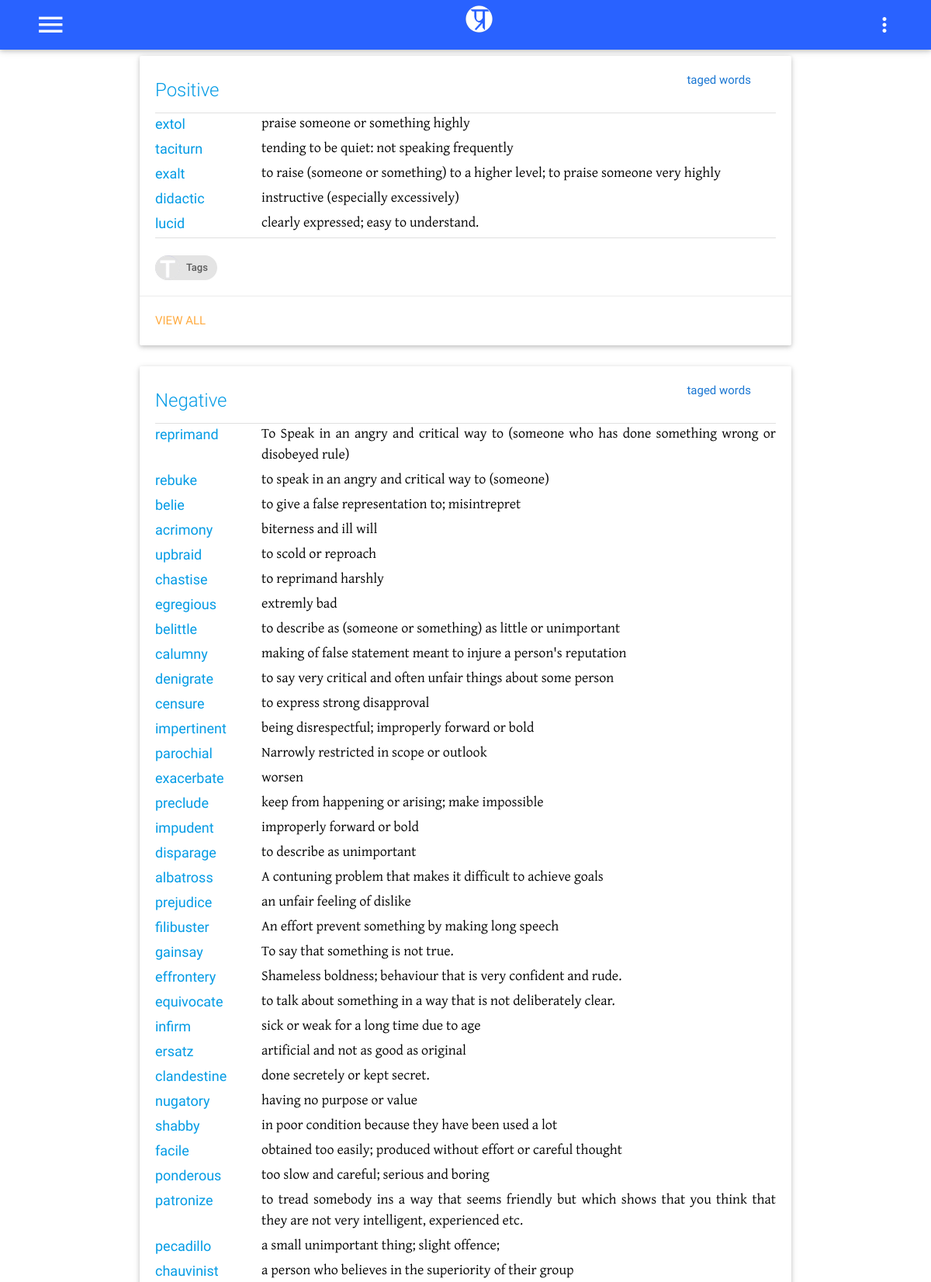
/gre/tag/ (upper part), run on the app's committed database.
### gre/models.py (models this page shows, shortened)
class Tag(models.Model):
    tagname = models.CharField(max_length=200,unique=True)

class Vocab(models.Model):
    word = models.CharField(max_length=25,unique=True)
    meaning = models.CharField(max_length=250)
    sentences = models.TextField();
    createdate = models.DateTimeField(auto_now_add=True)
    updatedate = models.DateTimeField(auto_now=True)
    category = models.ManyToManyField('Tag',blank=False)
    source = models.ManyToManyField('Source',blank=False)
    synonym = models.ManyToManyField('Vocab',  blank=True, related_name="%(app_label)s_%(class)s_related_synonym")
    antonym = models.ManyToManyField('Vocab',  blank=True, related_name="%(app_label)s_%(class)s_related_antonym")
    seealso = models.ManyToManyField('Vocab',  blank=True, related_name="%(app_label)s_%(class)s_related_see_also" )

### gre/views.py (the view)
class GreAllTag(View):
    def get(self,request):
        template = loader.get_template('gre/alltags.html')
        alltags = Tag.objects.all()
        tagvocab = {}
        for tag in alltags:
            allwords = Vocab.objects.filter(category = tag.id)
            tagvocab[tag.tagname] = allwords
        context = {
            'tagvocab' : tagvocab
        }
        return HttpResponse(template.render(context, request))

### gre/templates/gre/alltags.html (shortened to what this page needs)
{%extends "base.html" %}
{%load staticfiles %}
{%block bodycontent %}
<div class="container">
{% for tag,vocabs in tagvocab.items %}
<div class="row">
    <div class="col l12 s12 m12">
      <div class="card">
        <div class="card-content black-text">
          <div class="row">
              <div class="col s12 m8 l10">
                  <span class="card-title teal-text text-darken-3" style="font-size: 2em:text-align:center;">
                      <a href="{% url 'gre:tag' tag %}">{{tag}}</a>
                  </span>
              </div>
              <div class="col s12 m4  l2">
                  <span class="blue-text text-darken-2" style="text-align: right;">taged words</span>
              </div>
            </div>
            <div class="divider"></div>
            <div class="content" style="text-align: justify; font-size: 1.2em">
            {%for vocab in vocabs.all %}
            <div class="row">
                <div class="col s3 m3 l2 green-text text-darken-2"><a href="{% url 'gre:meaning' vocab.word%}">{{vocab.word}}</a></div>
                <div class="pr-word-meaning col s9 m9 l10">{{vocab.meaning}}</div>
            </div>
            {% endfor %}
          </div>
          <div class="divider"></div>
          <br/>
          <div class="chip">
                <img src="{%static 'images/capital-t.png'%}" alt="Tags">
                Tags
          </div>
        </div>
        <div class="card-action">
          <a href="#">View All</a>
        </div>
      </div>
    </div>
</div>
{% endfor %}
</div>
{%endblock bodycontent %}

### static/css/style.css (style rules this page uses)
.pr-blog-content, .pr-word-meaning { font-family: 'Gentium Served' ; }
.row { margin-bottom: 5px; }

### data on the page
Tag: tagvocab "Positive"
Vocab: word "extol", meaning "praise someone or something highly"
Vocab: word "taciturn", meaning "tending to be quiet: not speaking frequently"
Vocab: word "exalt", meaning "to raise (someone or something) to a higher level; to praise someone very highly"
Vocab: word "didactic", meaning "instructive (especially excessively)"
Vocab: word "lucid", meaning "clearly expressed; easy to understand."
Tag: tagvocab "Negative"
Vocab: word "reprimand", meaning "To Speak in an angry and critical way to (someone who has done something wrong or disobeyed rule)"
Vocab: word "rebuke", meaning "to speak in an angry and critical way to (someone)"
Vocab: word "belie", meaning "to give a false representation to; misintrepret"
Vocab: word "acrimony", meaning "biterness and ill will"
Vocab: word "upbraid", meaning "to scold or reproach"
Vocab: word "chastise", meaning "to reprimand harshly"
Vocab: word "egregious", meaning "extremly bad"
Vocab: word "belittle", meaning "to describe as (someone or something) as little or unimportant"
Vocab: word "calumny", meaning "making of false statement meant to injure a person's reputation"
Vocab: word "denigrate", meaning "to say very critical and often unfair things about some person"
Vocab: word "censure", meaning "to express strong disapproval"
Vocab: word "impertinent", meaning "being disrespectful; improperly forward or bold"
Vocab: word "parochial", meaning "Narrowly restricted in scope or outlook"
Vocab: word "exacerbate", meaning "worsen"
Vocab: word "preclude", meaning "keep from happening or arising; make impossible"
Vocab: word "impudent", meaning "improperly forward or bold"
Vocab: word "disparage", meaning "to describe as unimportant"
Vocab: word "albatross", meaning "A contuning problem that makes it difficult to achieve goals"
Vocab: word "prejudice", meaning "an unfair feeling of dislike"
Vocab: word "filibuster", meaning "An effort prevent something by making long speech"
Vocab: word "gainsay", meaning "To say that something is not true."
Vocab: word "effrontery", meaning "Shameless boldness; behaviour that is very confident and rude."
Vocab: word "equivocate", meaning "to talk about something in a way that is not deliberately clear."
Vocab: word "infirm", meaning "sick or weak for a long time due to age"
Vocab: word "ersatz", meaning "artificial and not as good as original"
Vocab: word "clandestine", meaning "done secretely or kept secret."
Vocab: word "nugatory", meaning "having no purpose or value"
Vocab: word "shabby", meaning "in poor condition because they have been used a lot"
Vocab: word "facile", meaning "obtained too easily; produced without effort or careful thought"
Vocab: word "ponderous", meaning "too slow and careful; serious and boring"
Vocab: word "patronize", meaning "to tread somebody ins a way that seems friendly but which shows that you think that they are not very intelligent, experienced etc."
Vocab: word "pecadillo", meaning "a small unimportant thing; slight offence;"
Vocab: word "chauvinist", meaning "a person who believes in the superiority of their group"
